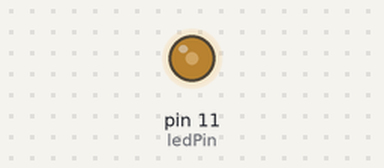
Bench run of a sketch on a simulated Arduino Uno, built with avr-gcc and run on an emulated ATmega328P. Shown: output pins drawn as LEDs (lit = HIGH).

Above: at 0.1 s.
Timing chart, 0 to 1.6 s (numbered marks = the images above):
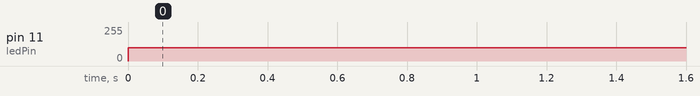

The sketch:

07-Understanding-Analog-Write.ino
```cpp
/**

Lesson 07-Understanding-Analog-Write

Learning to use analog write instead of digital write.
Analog allows values between on and off.
Only PWM Pins work.
 */


int ledPin = 11;

int bright = 100;


void setup() {
  pinMode(ledPin,OUTPUT);
}

void loop() {
  //AnalogWrite takes two values, the pin, and the value. The values is between 0 -> 0V and 255 -> 5V.
  //255 because thats the most we can write with 8 binary "bits". The information stored in one byte. *Scales linearly.
  analogWrite(ledPin,bright);
}
```

Measured:
- by itself, pin 11 (ledPin): 0/255 → 100/255 at 0.00 s
